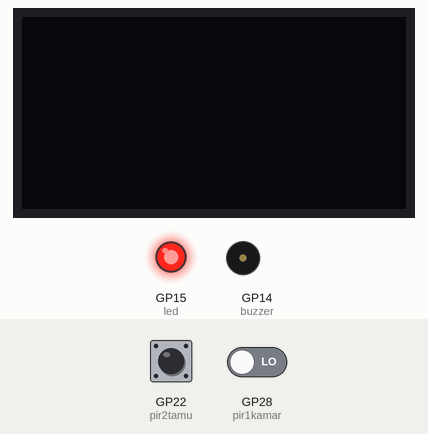
Recording of a program running on a simulated Raspberry Pi Pico running MicroPython. Shown: 128×64 one-colour display, output pins drawn as LEDs (lit = HIGH), buzzer (waves = sounding, pin HIGH). Wiring (from the project's diagram.json): buzzer on GP14, red LED on GP15, PIR motion sensor on GP22, PIR motion sensor on GP28. Dashed ring = blinking. The inputs (shaded band) are chosen by the test bench; at power-on: GP22 (pir2tamu) LOW, GP28 (pir1kamar) LOW. Library files of the repository ran but are not shown: ssd1306.py; what the program prints to the serial console is not drawn.

Above: at 1.2 s.
1.3 s: GP22 (pir2tamu) driven HIGH
At 1.47 s:
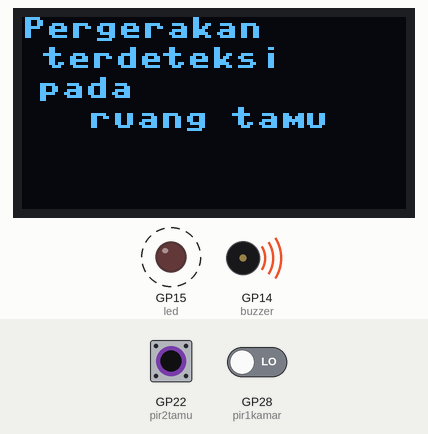
3.2 s: GP28 (pir1kamar) driven HIGH
At 7.4 s:
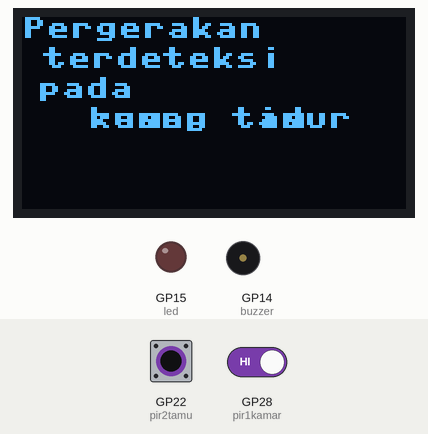
8.0 s: GP22 (pir2tamu) pulsed LOW 2 times (0.12 s each, 0.3 s apart)
At 8.29 s:
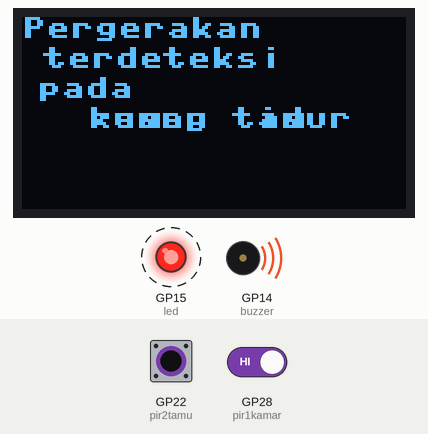
10.3 s: GP22 (pir2tamu) driven LOW
At 12.4 s:
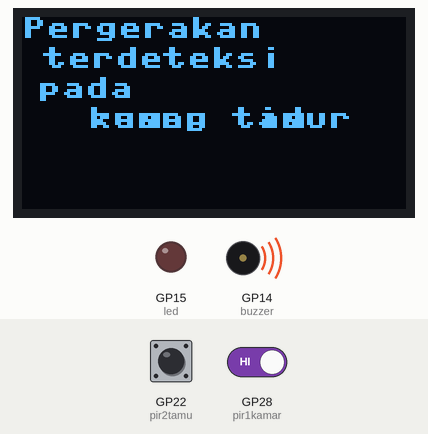
Timing chart, 0 to 13.9 s (numbered marks = the images above; inputs shaded):
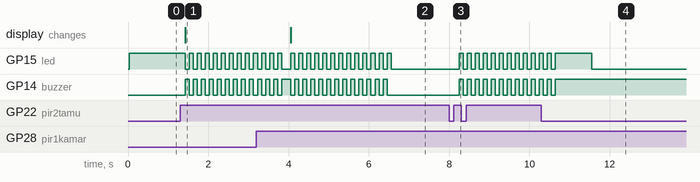

The program:

main.py
```python
import utime
from machine import Pin, I2C
from ssd1306 import SSD1306_I2C

# library utime digunakan sebagai pemberi waktu delay pada program

# informasi oled
i2c=I2C(0,sda=Pin(0), scl=Pin(1), freq=400000)
oled = SSD1306_I2C(128, 64, i2c)
# informasi pin yang dipasang dengan alat-alat
pir1kamar = machine.Pin(28, machine.Pin.IN, machine.Pin.PULL_DOWN)
pir2tamu = machine.Pin(22, machine.Pin.IN, machine.Pin.PULL_DOWN)
led = machine.Pin(15, machine.Pin.OUT)
buzzer = machine.Pin(14, machine.Pin.OUT)
def pir_handler(pin):
    # untuk melakukan/menghandle interrupt
    utime.sleep_ms(100)
    # untuk mencegah nyalanya alarm karena "jitter" dari sensor
    if pin.value():
        if pin is pir1kamar:
            print("Pergerakan terdeteksi pada kamar tidur!")
            oled.text("Pergerakan", 0, 0)
            oled.text("terdeteksi", 7, 10)
            oled.text("pada", 5, 20)
            oled.text("kamar tidur", 22, 30)
            oled.show()
        elif pin is pir2tamu:
            print("Pergerakan terdeteksi pada ruang tamu!")
            oled.text("Pergerakan", 0, 0)
            oled.text("terdeteksi", 7, 10)
            oled.text("pada", 5, 20)
            oled.text("ruang tamu", 22, 30)
            oled.show()
        for i in range(25):
        # alarm akan berputar sebanyak 25 kali kemudian mati
            led.toggle()
            buzzer.toggle()
            utime.sleep_ms(100)
            # LED dan buzzer nilainya berubah LOW ke HIGH atau sebaliknya dengan delay
            # 100ms
# interrupt handler kedua
pir1kamar.irq(trigger=machine.Pin.IRQ_RISING, handler=pir_handler)
pir2tamu.irq(trigger=machine.Pin.IRQ_RISING, handler=pir_handler)
while True:
    led.toggle()
    utime.sleep(5)
```

Measured:
- after the input at 1.3 s, GP15 (led), GP14 (buzzer): alternates HIGH for 0.10 s and LOW for 0.10 s, starting after 0.13 s; the display: changes after 0.13 s (image 1)
- after the input at 3.2 s, the display: changes after 0.85 s (image 2)
- after the input at 8.0 s, GP15 (led), GP14 (buzzer): alternates HIGH for 0.10 s and LOW for 0.10 s, starting after 0.25 s
- after the input at 10.3 s, GP14 (buzzer): goes on until 10.6 s, then stays HIGH
